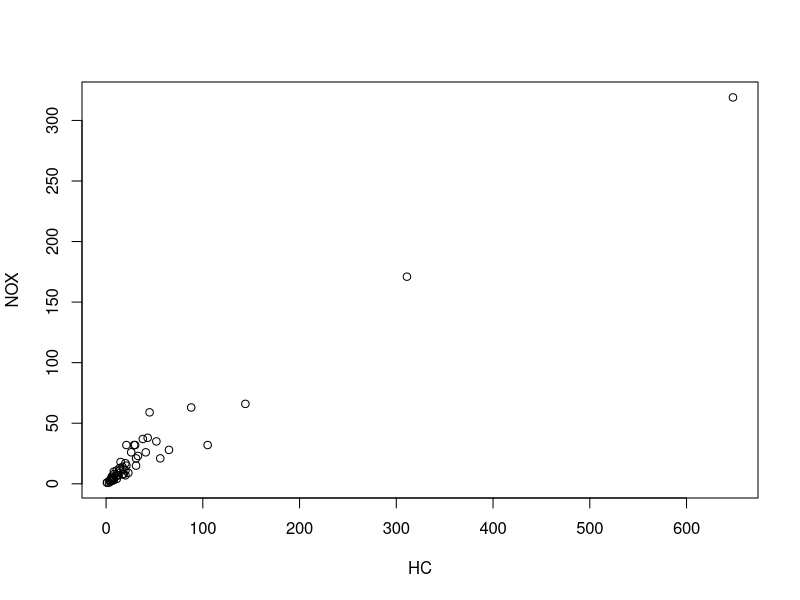

Source code (R):
## ---- chunk 1
knitr::opts_chunk$set(echo = TRUE)
## ---- chunk 2
datos <- utils::read.table('polucion.txt', sep='\t',
                           header=TRUE,
                           row.names=NULL, stringsAsFactors=FALSE,
                           dec = ",")
## ---- chunk 3
plot(datos[,12:13])  
## ---- chunk 4
# datos <- utils::read.table('polucion.txt', sep='\t',
#                            header=TRUE,
#                            row.names=NULL, stringsAsFactors=FALSE,
#                            dec = ",")
# 
# 
# datosML <- datos[-c(6, 28, 32, 37, 2),]
# 
# modelo2 <- rstanarm::stan_glm(MORT ~ PREC + JANT + 
#                                 JULT + EDUC + NONW + SO, 
#                               data = datosML,
#                               family = gaussian(link = "identity"),
#                               prior_intercept = rstanarm::normal(1122.79104, 101.12442),
#                               prior = rstanarm::normal(base::c(2.23936, -1.03784, -2.10246,
#                                                               -12.41246, 3.89109, 0.30278),
#                                                      base::c(0.52209, 0.48114, 0.98114,
#                                                             5.36332, 0.63640, 0.06265)),
#                               prior_aux = rstanarm::normal(26.19,0.5),
#                               seed = 12345)
# 
# base::summary(modelo2)
# rstanarm::prior_summary(modelo2)
# 
# # Estimates:
# #   mean   sd     10%    50%    90% 
# # (Intercept) 1121.4   56.2 1051.6 1120.7 1195.0
# # PREC           2.2    0.3    1.9    2.2    2.6
# # JANT          -1.0    0.3   -1.4   -1.0   -0.7
# # JULT          -2.1    0.6   -2.8   -2.1   -1.4
# # EDUC         -12.3    3.1  -16.2  -12.4   -8.4
# # NONW           3.9    0.3    3.5    3.9    4.3
# # SO             0.3    0.0    0.3    0.3    0.4
# # sigma         19.5    1.4   17.8   19.4   21.2
# 
# 
# #prior_aux: normal
# # Estimates:
# #   mean   sd     10%    50%    90% 
# # (Intercept) 1123.2   67.4 1036.6 1122.2 1210.6
# # PREC           2.2    0.4    1.8    2.2    2.7
# # JANT          -1.0    0.3   -1.5   -1.0   -0.6
# # JULT          -2.1    0.7   -3.0   -2.1   -1.2
# # EDUC         -12.4    3.7  -17.1  -12.4   -7.7
# # NONW           3.9    0.4    3.4    3.9    4.5
# # SO             0.3    0.0    0.2    0.3    0.4
# # sigma         27.2    0.8   26.3   27.0   28.3
# 
# 
# modelo2
# modelo2$coefficients
# modelo2$stanfit
# 
# 
# ###Diagnostico de las Cadenas
# bayesplot::mcmc_trace(modelo2)
# bayesplot::mcmc_trace(modelo2,pars = "(Intercept)")
# bayesplot::mcmc_trace(modelo2,pars = "PREC")
# bayesplot::mcmc_trace(modelo2,pars = "JANT")
# bayesplot::mcmc_trace(modelo2,pars = "JULT")
# bayesplot::mcmc_trace(modelo2,pars = "EDUC")
# bayesplot::mcmc_trace(modelo2,pars = "NONW")
# bayesplot::mcmc_trace(modelo2,pars = "SO")
# bayesplot::mcmc_trace(modelo2,pars = "sigma")
# 
# ##Intervalos de credibilidad del 95%
# bayesplot::mcmc_intervals(modelo2, prob = 0.95)
# bayesplot::mcmc_intervals(modelo2 ,pars=c("PREC",
#                                           "JANT", 
#                                           "JULT",
#                                           "EDUC",
#                                           "NONW",
#                                           "SO"), prob = 0.95)
# 
# bayesplot::mcmc_intervals(modelo2 ,pars=c("SO"), prob = 0.95)
# 
# 
# bayesplot::mcmc_hist(modelo2)#Histograma de los coeficientes 
# bayesplot::mcmc_hist_by_chain(modelo2)#Histograma de los coeficientes por cadena
# bayesplot::mcmc_dens(modelo2)#Estimacion de densidad de los coeficientes
# 
# # Diagnostico de Modelo
# ##Predictivas posteriores
# pred2<-rstanarm::posterior_predict(modelo2,draws = 100)
# bayesplot::pp_check(modelo2, plotfun = "stat", stat = "mean")
# bayesplot::pp_check(modelo2, plotfun = "stat", stat = "median")
# bayesplot::pp_check(modelo2, plotfun = "stat", stat = "var")
# bayesplot::pp_check(modelo2, plotfun = "stat", stat = "IQR")
# bayesplot::pp_check(modelo2, plotfun = "stat", stat = "min")
# bayesplot::pp_check(modelo2, plotfun = "stat", stat = "max")
# bayesplot::pp_check(modelo2, plotfun = "stat", stat = "q75")
# 
# bayesplot::ppc_dens_overlay(datosML$MORT,pred2)

